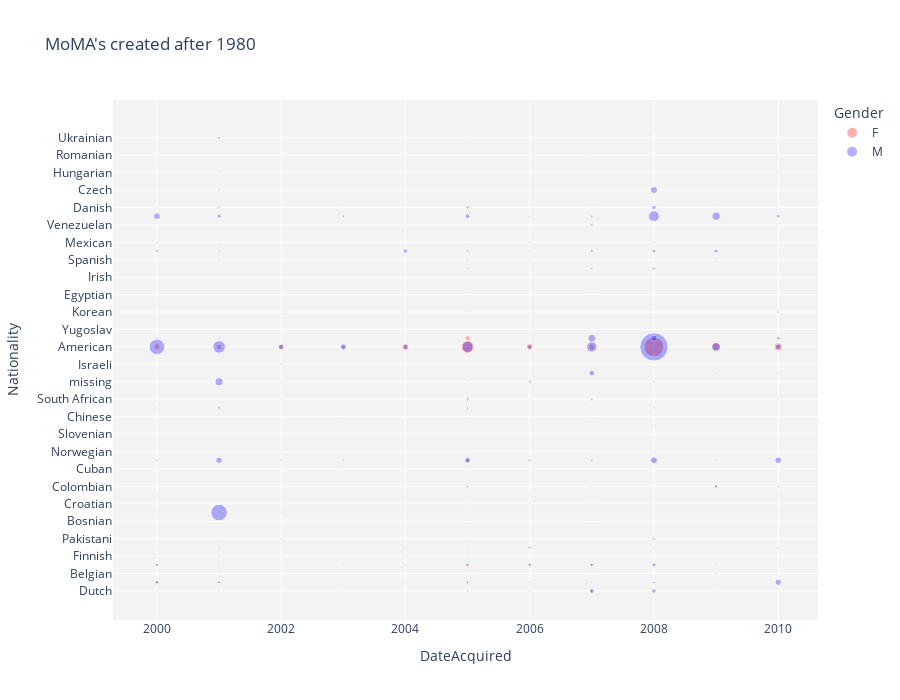

Notebook code for this chart:
### Code cell
#plot bubble charts with acquisition over decades for moma old
Moma_new_MFnat = pd.concat([df_MN_nats_F,df_MN_nats_M])
df =Moma_new_MFnat[(Moma_new_MFnat['DateAcquired'] >= 2000) & (Moma_new_MFnat['DateAcquired'] <= 2010)]


fig42 = px.scatter(df,
                 x="DateAcquired", y="Nationality", size="Count", color="Gender" ,
                 opacity = 0.3,
                 title="MoMA's created after 1980",

             color_discrete_sequence=['red', 'blue'],
                 width= 900,
                 height= 700)

fig42.update_layout(
    paper_bgcolor='rgb(255, 255, 255)',
    plot_bgcolor='rgb(243, 243, 243)',
    )

fig42.show()

### Figure 1 — Plotly figure (JSON) as saved in the notebook; plotly's stock layout.template omitted (floating-point values rounded to 4 significant figures; data arrays with more than 128 entries replaced by an {"elided": "..."} marker saying what was removed)
{"data": [{"hovertemplate": "Gender=F<br>DateAcquired=%{x}<br>Nationality=%{y}<br>Count=%{marker.size}<extra></extra>", "legendgroup": "F", "marker": {"color": "red", "opacity": 0.3, "size": {"elided": "166 int values"}, "sizemode": "area", "sizeref": 5.758, "symbol": "circle"}, "mode": "markers", "name": "F", "orientation": "h", "showlegend": true, "type": "scatter", "x": {"elided": "166 int values"}, "xaxis": "x", "y": {"elided": "166 str values"}, "yaxis": "y"}, {"hovertemplate": "Gender=M<br>DateAcquired=%{x}<br>Nationality=%{y}<br>Count=%{marker.size}<extra></extra>", "legendgroup": "M", "marker": {"color": "blue", "opacity": 0.3, "size": {"elided": "214 int values"}, "sizemode": "area", "sizeref": 5.758, "symbol": "circle"}, "mode": "markers", "name": "M", "orientation": "h", "showlegend": true, "type": "scatter", "x": {"elided": "214 int values"}, "xaxis": "x", "y": {"elided": "214 str values"}, "yaxis": "y"}], "layout": {"height": 700, "legend": {"itemsizing": "constant", "title": {"text": "Gender"}, "tracegroupgap": 0}, "paper_bgcolor": "rgb(255, 255, 255)", "plot_bgcolor": "rgb(243, 243, 243)", "title": {"text": "MoMA's created after 1980"}, "width": 900, "xaxis": {"anchor": "y", "domain": [0, 1], "title": {"text": "DateAcquired"}}, "yaxis": {"anchor": "x", "domain": [0, 1], "title": {"text": "Nationality"}}}}
